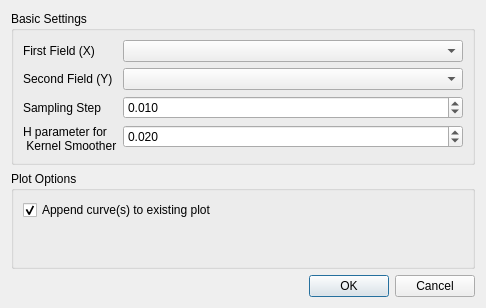
<?xml version="1.0" encoding="UTF-8"?>
<ui version="4.0">
 <class>ComputeTimeSeriesDialog</class>
 <widget class="QDialog" name="ComputeTimeSeriesDialog">
  <property name="geometry">
   <rect>
    <x>0</x>
    <y>0</y>
    <width>486</width>
    <height>308</height>
   </rect>
  </property>
  <property name="sizePolicy">
   <sizepolicy hsizetype="Fixed" vsizetype="Fixed">
    <horstretch>0</horstretch>
    <verstretch>0</verstretch>
   </sizepolicy>
  </property>
  <property name="windowTitle">
   <string>Compute Time Series</string>
  </property>
  <layout class="QGridLayout" name="gridLayout">
   <item row="2" column="0">
    <widget class="QDialogButtonBox" name="buttonBox">
     <property name="orientation">
      <enum>Qt::Horizontal</enum>
     </property>
     <property name="standardButtons">
      <set>QDialogButtonBox::Cancel|QDialogButtonBox::Ok</set>
     </property>
    </widget>
   </item>
   <item row="0" column="0">
    <widget class="QGroupBox" name="groupBox_3">
     <property name="title">
      <string>Basic Settings</string>
     </property>
     <layout class="QFormLayout" name="formLayout_3">
      <property name="fieldGrowthPolicy">
       <enum>QFormLayout::AllNonFixedFieldsGrow</enum>
      </property>
      <item row="0" column="0">
       <widget class="QLabel" name="label_3">
        <property name="text">
         <string>First Field (X)</string>
        </property>
       </widget>
      </item>
      <item row="0" column="1">
       <widget class="ScalarFieldsComboBox" name="comboScalars"/>
      </item>
      <item row="1" column="0">
       <widget class="QLabel" name="label_5">
        <property name="text">
         <string>Second Field (Y)</string>
        </property>
       </widget>
      </item>
      <item row="1" column="1">
       <widget class="ScalarFieldsComboBox" name="comboScalars_2"/>
      </item>
      <item row="2" column="0">
       <widget class="QLabel" name="label_2">
        <property name="text">
         <string>Sampling Step</string>
        </property>
       </widget>
      </item>
      <item row="2" column="1">
       <widget class="QDoubleSpinBox" name="spinStep">
        <property name="decimals">
         <number>3</number>
        </property>
        <property name="maximum">
         <double>1000000000.000000000000000</double>
        </property>
        <property name="singleStep">
         <double>0.010000000000000</double>
        </property>
        <property name="value">
         <double>0.010000000000000</double>
        </property>
       </widget>
      </item>
      <item row="3" column="0">
       <widget class="QLabel" name="label">
        <property name="text">
         <string>H parameter for 
 Kernel Smoother</string>
        </property>
       </widget>
      </item>
      <item row="3" column="1">
       <widget class="QDoubleSpinBox" name="spinBandwidth">
        <property name="decimals">
         <number>3</number>
        </property>
        <property name="maximum">
         <double>1000000000.000000000000000</double>
        </property>
        <property name="singleStep">
         <double>0.010000000000000</double>
        </property>
        <property name="value">
         <double>0.020000000000000</double>
        </property>
       </widget>
      </item>
     </layout>
    </widget>
   </item>
   <item row="1" column="0">
    <widget class="QGroupBox" name="groupBox">
     <property name="title">
      <string>Plot Options</string>
     </property>
     <layout class="QFormLayout" name="formLayout_4">
      <property name="fieldGrowthPolicy">
       <enum>QFormLayout::AllNonFixedFieldsGrow</enum>
      </property>
      <item row="0" column="0">
       <widget class="QCheckBox" name="checkBoxAppendPlot">
        <property name="text">
         <string>Append curve(s) to existing plot</string>
        </property>
        <property name="checked">
         <bool>true</bool>
        </property>
       </widget>
      </item>
     </layout>
    </widget>
   </item>
  </layout>
 </widget>
 <customwidgets>
  <customwidget>
   <class>ScalarFieldsComboBox</class>
   <extends>QComboBox</extends>
   <header>qtHelper.h</header>
  </customwidget>
 </customwidgets>
 <resources/>
 <connections>
  <connection>
   <sender>buttonBox</sender>
   <signal>rejected()</signal>
   <receiver>ComputeTimeSeriesDialog</receiver>
   <slot>reject()</slot>
   <hints>
    <hint type="sourcelabel">
     <x>260</x>
     <y>120</y>
    </hint>
    <hint type="destinationlabel">
     <x>280</x>
     <y>118</y>
    </hint>
   </hints>
  </connection>
  <connection>
   <sender>buttonBox</sender>
   <signal>accepted()</signal>
   <receiver>ComputeTimeSeriesDialog</receiver>
   <slot>accept()</slot>
   <hints>
    <hint type="sourcelabel">
     <x>218</x>
     <y>114</y>
    </hint>
    <hint type="destinationlabel">
     <x>157</x>
     <y>118</y>
    </hint>
   </hints>
  </connection>
 </connections>
</ui>
